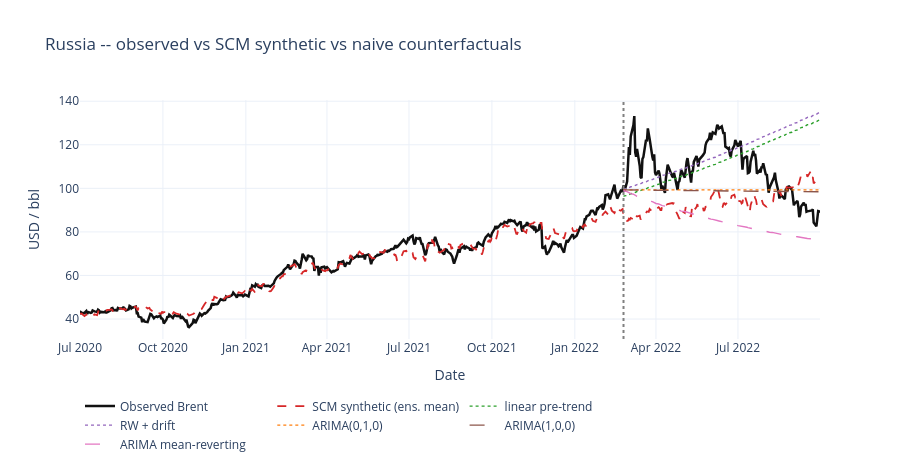
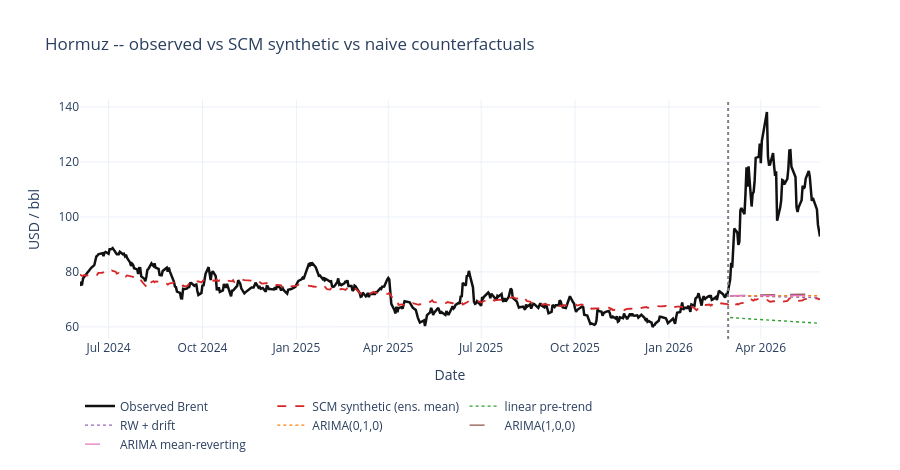

Here is the notebook cell these charts were saved with, in order:
### Code cell
# ===== Counterfactual paths: observed Brent vs SCM synthetic vs naive baselines =====
import plotly.graph_objects as go
from lib.plotting import save_html, PALETTE

for event in EVENTS:
    obs_log, cf, t0, meta, pre_slope, arima_info = naive_cf_store[event]   # 6-tuple
    fits = {m: load_fit(event, 'preferred', m, variant=VARIANT) for m in MODELS}
    fits = {m: f for m, f in fits.items() if f is not None}
    full_idx = obs_log.index

    # SCM ensemble-mean synthetic (single clean line in USD/bbl)
    synth_lvls = pd.concat([np.exp(f['synth']) for f in fits.values()], axis=1).mean(axis=1)

    fig = go.Figure()
    fig.add_trace(go.Scatter(x=full_idx, y=np.exp(obs_log).values, name='Observed Brent',
                             line=dict(color=PALETTE['actual'], width=2.5)))
    fig.add_trace(go.Scatter(x=synth_lvls.index, y=synth_lvls.values, name='SCM synthetic (ens. mean)',
                             line=dict(color=PALETTE['synth'], width=1.8, dash='dash')))
    style = {'lin_trend': ('#2ca02c', 'linear pre-trend'),
             'rw_drift':  ('#9467bd', 'RW + drift'),
             'rw_flat':   ('#ff7f0e', 'ARIMA(0,1,0)'),
             'arima_rw':  ('#8c564b', 'ARIMA(1,0,0)'),
             'arima_mr':  ('#e377c2', 'ARIMA mean-reverting')}
    for nm, (color, lbl) in style.items():
        dash = 'longdash' if nm.startswith('arima') else 'dot'
        fig.add_trace(go.Scatter(x=cf[nm].index, y=np.exp(cf[nm]).values, name=lbl,
                                 line=dict(color=color, width=1.4, dash=dash)))
    fig.add_vline(x=t0, line_dash='dot', line_color='grey')
    fig.update_layout(title=f'{event.title()} -- observed vs SCM synthetic vs naive counterfactuals',
                      yaxis_title='USD / bbl', xaxis_title='Date', template='plotly_white',
                      hovermode='x unified', height=470,
                      legend=dict(orientation='h', y=-0.22, x=0))
    save_html(fig, f'{event}_naive_baseline_comparison', ROOT / 'plots').show()
